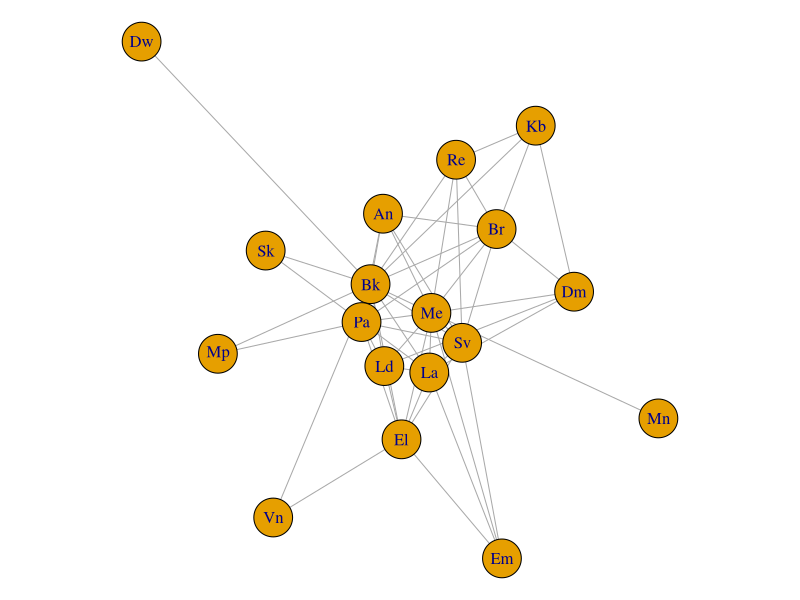
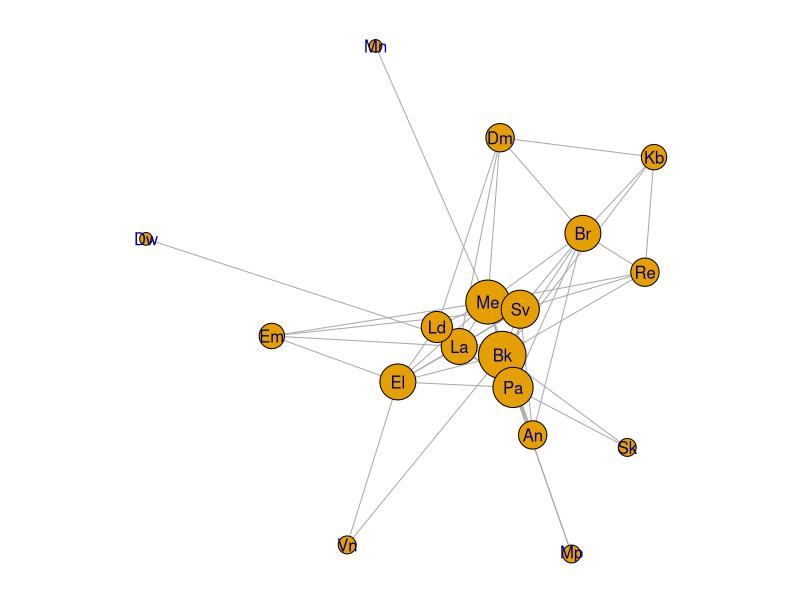
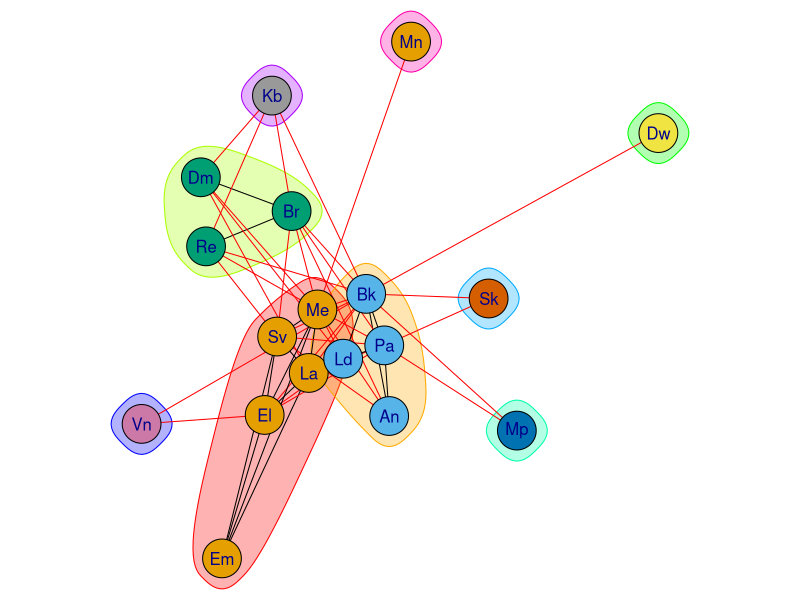

Recreate these plots in R, in order. (Note: this script raises an error after producing the figures.)
library(igraph)

# table 5.2 from
# Hole, F.D. and J.B. Campbell. Soil Landscape Analysis. Rowman Allanheld, 1985.

# hand-keyed
x <- read.table('table-5.2.txt', sep = ',')

# check: OK
str(x)
x

nm <- c('An', 'Bk', 'Br', 'Dm', 'Dw', 'La', 'Ld', 'Me', 'Mp', 'Pa', 'Re', 'Sk', 'Sv', 'Vn', 'Kb', 'El', 'Mn', 'Em')

# DF -> matrix
x <- as.matrix(x)
dimnames(x) <- list(nm, nm)

# check: OK
x

# note special incantation to get the "correct" graph structure
g <- graph_from_adjacency_matrix(x, mode = 'upper', diag = FALSE, weighted = TRUE)

# does it make sense?
# seems to
par(mar = c(0,0,0,0))
plot(g)

plot(g, vertex.size = sqrt(degree(g) * 25), vertex.label.family = 'sans')

# find communities
cm <- cluster_walktrap(g)
plot(cm, g, vertex.label.family = 'sans')

# rename / save
table5.2 <- x
save(table5.2, file = '../data/table5.2.rda')
